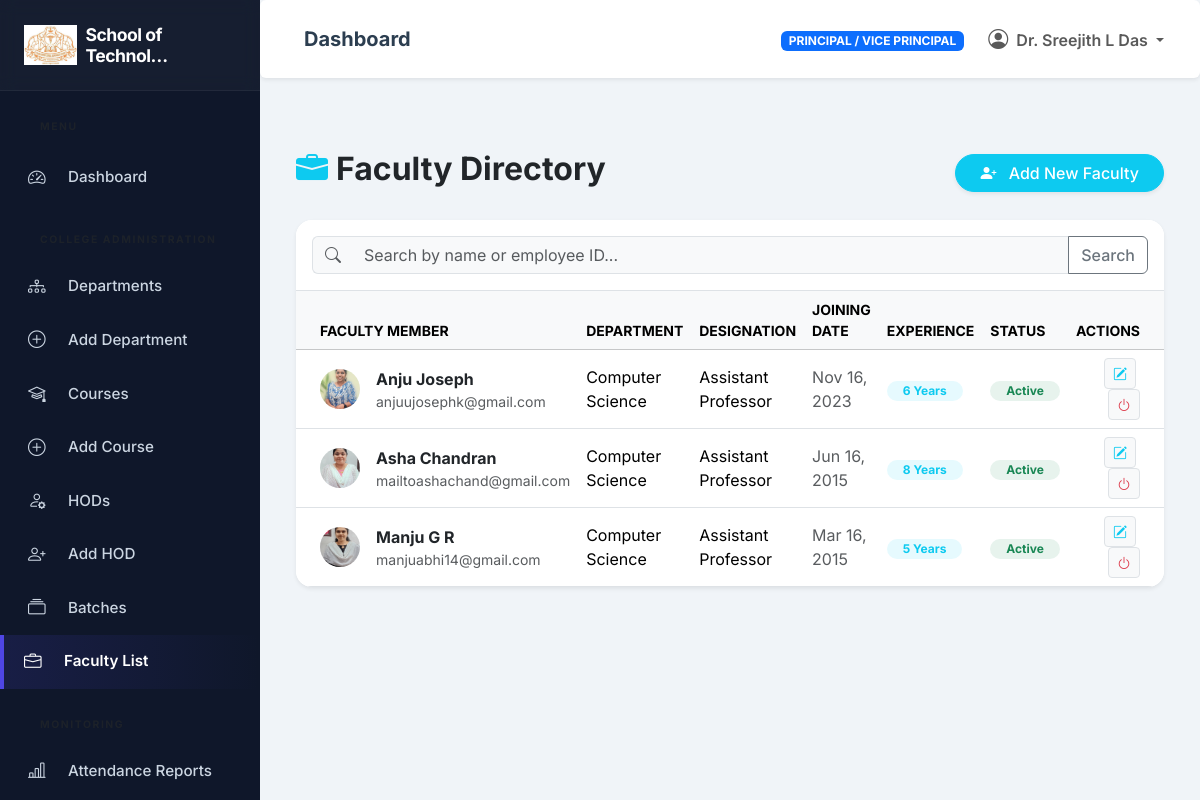
The app's page /faculty/ (signed in) with its own data.
### institutions/models.py (models this page shows, shortened)
class Institution(models.Model):
    institution_name = models.CharField(max_length=255)
    institution_code = models.CharField(max_length=50, unique=True)
    location = models.TextField()
    principal = models.OneToOneField(settings.AUTH_USER_MODEL, on_delete=models.SET_NULL, null=True, blank=True, related_name='principal_of', limit_choices_to={'role': 'INSTITUTION_ADMIN'})
    vice_principal = models.OneToOneField(settings.AUTH_USER_MODEL, on_delete=models.SET_NULL, null=True, blank=True, related_name='vice_principal_of', limit_choices_to={'role': 'INSTITUTION_ADMIN'})
    contact_email = models.EmailField()
    contact_phone = models.CharField(max_length=20, null=True, blank=True)
    logo = models.ImageField(upload_to='institutions/logos/', null=True, blank=True)
    established_date = models.DateField(null=True, blank=True)
    is_active = models.BooleanField(default=True)
    created_at = models.DateTimeField(auto_now_add=True)
    updated_at = models.DateTimeField(auto_now=True)
    @property
    def name(self):
        return self.institution_name

### accounts/models.py (models this page shows, shortened)
class User(AbstractUser):
    class Role(models.TextChoices):
        SUPER_ADMIN = 'SUPER_ADMIN', 'CPAS Admin'
        INSTITUTION_ADMIN = 'INSTITUTION_ADMIN', 'Principal / Vice Principal'
        HOD = 'HOD', 'HOD'
        FACULTY = 'FACULTY', 'Faculty'
        STUDENT = 'STUDENT', 'Student'
    email = models.EmailField(_('email address'), unique=True)
    role = models.CharField(max_length=20, choices=Role.choices, default=Role.STUDENT)
    phone_number = models.CharField(max_length=15, blank=True, null=True)
    profile_picture = models.ImageField(upload_to='profiles/', null=True, blank=True)
    USERNAME_FIELD = 'email'
    REQUIRED_FIELDS = []
    objects = CustomUserManager()
    @property
    def is_super_admin(self):
        return self.role == self.Role.SUPER_ADMIN or self.is_superuser
    @property
    def is_institution_admin(self):
        return self.role == self.Role.INSTITUTION_ADMIN
    @property
    def is_hod(self):
        return self.role == self.Role.HOD
    @property
    def is_faculty(self):
        return self.role == self.Role.FACULTY
    @property
    def is_student(self):
        return self.role == self.Role.STUDENT

### faculty/models.py (models this page shows, shortened)
class Faculty(models.Model):
    class Designation(models.TextChoices):
        PROFESSOR = 'PROFESSOR', 'Professor'
        ASSOCIATE_PROFESSOR = 'ASSOCIATE_PROFESSOR', 'Associate Professor'
        ASSISTANT_PROFESSOR = 'ASSISTANT_PROFESSOR', 'Assistant Professor'
        LECTURER = 'LECTURER', 'Lecturer'
    user = models.OneToOneField(
        User,
        on_delete=models.CASCADE,
        related_name='faculty_profile',
        limit_choices_to={'role__in': ['FACULTY', 'HOD']},
    )
    institution = models.ForeignKey(
        Institution, on_delete=models.CASCADE,
        related_name='faculty_members',
    )
    department = models.ForeignKey(
        Department, on_delete=models.CASCADE,
        related_name='faculties',
    )
    designation = models.CharField(
        max_length=30, choices=Designation.choices,
        default=Designation.ASSISTANT_PROFESSOR,
    )
    joining_date = models.DateField(null=True, blank=True)
    experience_years = models.PositiveIntegerField(default=0, help_text="Total years of professional experience")
    is_active = models.BooleanField(default=True)
    class Meta:
        verbose_name_plural = 'Faculties'
        ordering = ['user__first_name']

### departments/models.py (models this page shows, shortened)
class Department(models.Model):
    institution = models.ForeignKey(Institution, on_delete=models.CASCADE, related_name='departments')
    department_name = models.CharField(max_length=255)
    department_code = models.CharField(max_length=50)
    hod = models.ForeignKey(User, on_delete=models.SET_NULL, null=True, blank=True, related_name='managed_departments', limit_choices_to={'role': 'HOD'})
    description = models.TextField(blank=True, null=True)
    is_active = models.BooleanField(default=True)
    created_at = models.DateTimeField(auto_now_add=True)
    updated_at = models.DateTimeField(auto_now=True)
    class Meta:
        unique_together = ('institution', 'department_code')
    @property
    def name(self):
        return self.department_name

### faculty/views.py (the view)
# urls.py: path('', views.FacultyListView.as_view(), name='faculty_list'),
class FacultyListView(LoginRequiredMixin, HODRequiredMixin, ListView):
    model = Faculty
    template_name = 'faculty/faculty_list.html'
    context_object_name = 'faculties'
    paginate_by = 20
    def get_queryset(self):
        qs = Faculty.objects.select_related('user', 'department', 'institution').order_by('user__first_name')
        user = self.request.user
        if user.is_institution_admin:
            inst = getattr(user, 'principal_of', getattr(user, 'vice_principal_of', None))
            qs = qs.filter(institution=inst) if inst else qs.none()
        elif user.is_hod:
            depts = user.managed_departments.all()
            qs = qs.filter(department__in=depts)
        search = self.request.GET.get('search')
        if search:
            qs = qs.filter(user__first_name__icontains=search) | qs.filter(user__last_name__icontains=search)
        return qs

### faculty/templates/faculty/faculty_list.html (shortened to what this page needs)
{% extends 'base_dashboard.html' %}
{% block dashboard_content %}
<div class="container-fluid py-4">
    <div class="d-flex justify-content-between align-items-center mb-4">
        {% if user.is_hod %}
            <h2 class="fw-bold text-dark"><i class="bi bi-briefcase-fill text-info me-2"></i>Department Faculty</h2>
        {% else %}
            <h2 class="fw-bold text-dark"><i class="bi bi-briefcase-fill text-info me-2"></i>Faculty Directory</h2>
            <a href="{% url 'faculty:faculty_add' %}" class="btn btn-info text-white shadow-sm rounded-pill px-4">
                <i class="bi bi-person-plus-fill me-2"></i> Add New Faculty
            </a>
        {% endif %}
    </div>
    <div class="card border-0 shadow-sm rounded-4 overflow-hidden">
        <div class="card-header bg-white border-bottom p-3">
            <form method="get" class="d-flex w-100 w-md-50">
                <div class="input-group">
                    <span class="input-group-text bg-light border-end-0"><i class="bi bi-search text-muted"></i></span>
                    <input type="text" name="search" class="form-control bg-light border-start-0" placeholder="Search by name or employee ID..." value="{{ request.GET.search }}">
                    <button class="btn btn-outline-secondary" type="submit">Search</button>
                </div>
            </form>
        </div>
        <div class="card-body p-0">
            <div class="table-responsive">
                <table class="table table-hover align-middle mb-0">
                    <thead class="table-light text-uppercase small text-muted">
                        <tr>
                            <th class="ps-4">Faculty Member</th>
                            {% if not user.is_hod %}
                                <th>Department</th>
                            {% endif %}
                            <th>Designation</th>
                            <th>Joining Date</th>
                            <th>{% if user.is_hod %}Assigned Subjects{% else %}Experience{% endif %}</th>
                            <th>Status</th>
                            <th class="text-end pe-4">Actions</th>
                        </tr>
                    </thead>
                    <tbody>
                        {% for faculty in faculties %}
                        <tr>
                            <td class="ps-4">
                                <div class="d-flex align-items-center gap-3">
                                    {% if faculty.user.profile_picture %}
                                    <img src="{{ faculty.user.profile_picture.url }}" class="rounded-circle object-fit-cover" width="40" height="40" alt="Avatar">
                                    {% else %}
                                    <div class="rounded-circle bg-info bg-opacity-10 text-info d-flex align-items-center justify-content-center fw-bold" style="width: 40px; height: 40px;">
                                        {{ faculty.user.first_name|first|default:"F"|upper }}
                                    </div>
                                    {% endif %}
                                    <div>
                                        <div class="fw-bold text-dark">{{ faculty.user.get_full_name }}</div>
                                        <div class="text-muted small">{{ faculty.user.email }}</div>
                                    </div>
                                </div>
                            </td>
                            {% if not user.is_hod %}
                            <td>{{ faculty.department.name|default:"-" }}</td>
                            {% endif %}
                            <td>{{ faculty.get_designation_display }}</td>
                            <td class="text-muted">{{ faculty.joining_date|date:"M d, Y"|default:"-" }}</td>
                            <td>
                                {% if user.is_hod %}
                                    {% for sub in faculty.assigned_subjects.all %}
                                        <span class="badge bg-light text-dark border-0 shadow-sm mb-1">{{ sub.subject_code }}</span>
                                    {% empty %}
                                        <span class="text-muted small">None assigned</span>
                                    {% endfor %}
                                {% else %}
                                    <span class="badge bg-info bg-opacity-10 text-info px-3 py-1 rounded-pill">
                                        {{ faculty.experience_years|default:"0" }} Years
                                    </span>
                                {% endif %}
                            </td>
                            <td>
                                {% if faculty.user.is_active %}
                                <span class="badge bg-success bg-opacity-10 text-success rounded-pill px-3">Active</span>
                                {% else %}
                                <span class="badge bg-secondary bg-opacity-10 text-secondary rounded-pill px-3">Inactive</span>
                                {% endif %}
                            </td>
                            {% if not user.is_hod %}
                            <td class="text-end pe-4">
                                <a href="{% url 'faculty:faculty_edit' faculty.pk %}" class="btn btn-sm btn-light border text-info me-1" title="Edit">
                                    <i class="bi bi-pencil-square"></i>
                                </a>
                                <form method="post" action="{% url 'faculty:faculty_toggle' faculty.pk %}" class="d-inline" onsubmit="return confirm('Change faculty status?')">
                                    <button type="submit" class="btn btn-sm btn-light border {% if faculty.user.is_active %}text-danger{% else %}text-success{% endif %}" title="Toggle Active Status">
                                        <i class="bi bi-power"></i>
                                    </button>
                                </form>
                            </td>
                            {% else %}
                            <td class="text-end pe-4">
                                <span class="text-muted small">View Only</span>
                            </td>
                            {% endif %}
                        </tr>
                        {% endfor %}
                    </tbody>
                </table>
            </div>
        </div>
    </div>
</div>
{% endblock %}

### templates/includes/sidebar.html (shortened to what this page needs)
<nav id="sidebar">
    <div class="sidebar-header">
        <a href="{% url 'dashboard:index' %}" class="text-decoration-none">
            <h4 class="mb-0 fw-bold d-flex align-items-center text-white">
                {% if current_institution and current_institution.logo %}
                    <img src="{{ current_institution.logo.url }}" alt="{{ current_institution.name }}" class="me-2" style="max-height: 40px; width: auto; object-fit: contain;">
                {% else %}
                    <i class="bi bi-mortarboard-fill me-2 text-primary"></i>
                {% endif %}
                <span style="font-size: 1.1rem; letter-spacing: -0.5px;">
                    {% if current_institution %}
                        {{ current_institution.name|truncatechars:18 }}
                    {% else %}
                        CPAS ERP
                    {% endif %}
                </span>
            </h4>
        </a>
    </div>
    <ul class="list-unstyled components">
        <p class="text-uppercase fw-bold ms-3 mb-2 text-muted" style="font-size:0.65rem;">Menu</p>
        <li class="{% if '/dashboard/' in request.path %}active{% endif %}">
            {% if user.is_super_admin %}
                <a href="{% url 'dashboard:admin_dashboard' %}"><i class="bi bi-speedometer2 me-2"></i> Dashboard</a>
            {% elif user.is_institution_admin %}
                <a href="{% url 'dashboard:principal_dashboard' %}"><i class="bi bi-speedometer2 me-2"></i> Dashboard</a>
            {% elif user.is_hod %}
                <a href="{% url 'dashboard:hod_dashboard' %}"><i class="bi bi-speedometer2 me-2"></i> Dashboard</a>
            {% elif user.is_faculty %}
                <a href="{% url 'dashboard:faculty_dashboard' %}"><i class="bi bi-speedometer2 me-2"></i> Dashboard</a>
            {% elif user.is_student %}
                <a href="{% url 'dashboard:student_dashboard' %}"><i class="bi bi-speedometer2 me-2"></i> Dashboard</a>
            {% else %}
                <a href="{% url 'accounts:login' %}"><i class="bi bi-speedometer2 me-2"></i> Dashboard</a>
            {% endif %}
        </li>
        {% if user.is_institution_admin %}
        <p class="text-uppercase fw-bold ms-3 mt-3 mb-1 text-muted" style="font-size:0.65rem;">College Administration</p>
        <li><a href="{% url 'departments:department_list' %}"><i class="bi bi-diagram-3 me-2"></i> Departments</a></li>
        <li><a href="{% url 'departments:department_add' %}"><i class="bi bi-plus-circle me-2"></i> Add Department</a></li>
        <li><a href="{% url 'courses:course_list' %}"><i class="bi bi-mortarboard me-2"></i> Courses</a></li>
        <li><a href="{% url 'courses:course_add' %}"><i class="bi bi-plus-circle me-2"></i> Add Course</a></li>
        <li><a href="{% url 'departments:manage_hods' %}"><i class="bi bi-person-gear me-2"></i> HODs</a></li>
        <li><a href="{% url 'departments:add_hod' %}"><i class="bi bi-person-plus me-2"></i> Add HOD</a></li>
        <li><a href="{% url 'students:batch_list' %}"><i class="bi bi-collection me-2"></i> Batches</a></li>
        <li><a href="{% url 'faculty:faculty_list' %}"><i class="bi bi-briefcase me-2"></i> Faculty List</a></li>
        <p class="text-uppercase fw-bold ms-3 mt-3 mb-1 text-muted" style="font-size:0.65rem;">Monitoring</p>
        <li><a href="{% url 'attendance:attendance_report' %}"><i class="bi bi-bar-chart-line me-2"></i> Attendance Reports</a></li>
        {% endif %}
    </ul>
</nav>

### templates/includes/navbar.html (shortened to what this page needs)
<nav class="navbar navbar-expand-lg navbar-light bg-white rounded shadow-sm mb-4 p-3">
    <div class="container-fluid">
        <h5 class="mb-0 ms-3 fw-bold text-gray-800 d-none d-md-block">
            {% block page_title %}Dashboard{% endblock %}
        </h5>
        <div class="collapse navbar-collapse d-flex justify-content-end" id="navbarSupportedContent">
            <ul class="nav navbar-nav ml-auto align-items-center">
                <li class="nav-item me-3">
                    <span class="badge bg-primary text-uppercase px-2 py-1">{{ user.get_role_display }}</span>
                </li>
                <li class="nav-item dropdown">
                    <a class="nav-link dropdown-toggle fw-semibold" href="#" id="navbarDropdown" role="button" data-bs-toggle="dropdown">
                        <i class="bi bi-person-circle fs-5 me-1"></i> {{ user.get_full_name|default:user.email }}
                    </a>
                </li>
            </ul>
        </div>
    </div>
</nav>

### records on screen
Institution: logo (picture), name "School of Technol…"
User: role "PRINCIPAL / VICE PRINCIPAL", get_full_name "Dr. Sreejith L Das"
Faculty: user.profile_picture (picture), user.get_full_name "Anju Joseph", user.email "anjuujosephk@gmail.com", department.name "Computer Science", designation "Assistant Professor", joining_date "Nov 16, 2023", experience_years "6", shows "Active"
Faculty: user.profile_picture (picture), user.get_full_name "Asha Chandran", user.email "mailtoashachand@gmail.com", department.name "Computer Science", designation "Assistant Professor", joining_date "Jun 16, 2015", experience_years "8", shows "Active"
Faculty: user.profile_picture (picture), user.get_full_name "Manju G R", user.email "manjuabhi14@gmail.com", department.name "Computer Science", designation "Assistant Professor", joining_date "Mar 16, 2015", experience_years "5", shows "Active"
